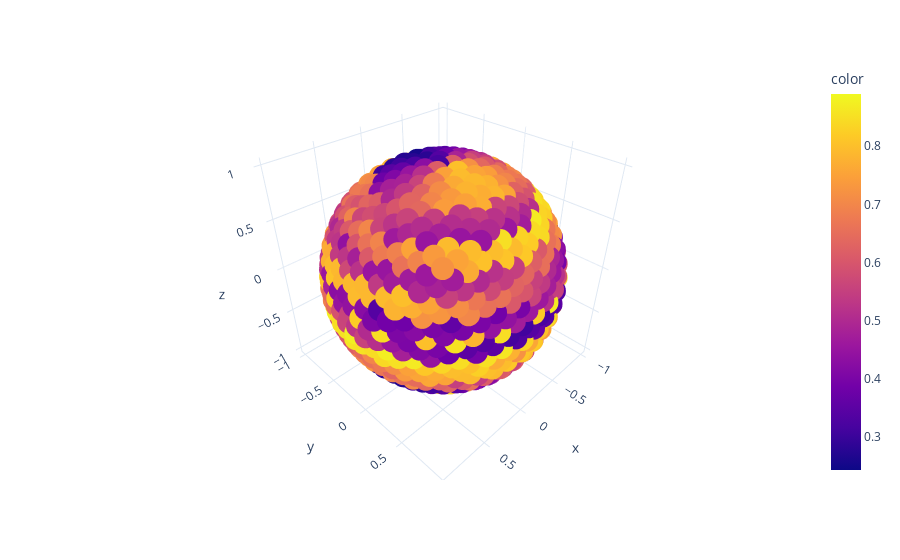

Notebook cell for this chart:
### Code cell
#FIDELITY OF FIRST COPY
# Make data.
thetas=data_sheet["θ"]
phis=data_sheet["ϕ"]
x, y, z = np.cos(phis) * np.sin(thetas), np.sin(phis) * np.sin(thetas), np.cos(thetas);

# Plot the surface. F_measured/F_theory
df = px.data.iris()
fig = px.scatter_3d(df, x, y, z, color=data_sheet.prob_0, template="plotly_white")

fig.show()
print("Number of points: ", len(x))
print("Average fidelity: ", np.average(data_sheet.prob_0))
print("Standard deviation: ", np.std(data_sheet.prob_0))

### Figure 1 — Plotly figure (JSON) as saved in the notebook; plotly's stock layout.template omitted (floating-point values rounded to 4 significant figures; data arrays with more than 128 entries replaced by an {"elided": "..."} marker saying what was removed)
{"data": [{"hovertemplate": "x=%{x}<br>y=%{y}<br>z=%{z}<br>color=%{marker.color}<extra></extra>", "legendgroup": "", "marker": {"color": {"elided": "1000 float values"}, "coloraxis": "coloraxis", "symbol": "circle"}, "mode": "markers", "name": "", "scene": "scene", "showlegend": false, "type": "scatter3d", "x": {"elided": "1000 float values"}, "y": {"elided": "1000 float values"}, "z": {"elided": "1000 float values"}}], "layout": {"coloraxis": {"colorbar": {"title": {"text": "color"}}, "colorscale": [[0, "#0d0887"], [0.1111, "#46039f"], [0.2222, "#7201a8"], [0.3333, "#9c179e"], [0.4444, "#bd3786"], [0.5556, "#d8576b"], [0.6667, "#ed7953"], [0.7778, "#fb9f3a"], [0.8889, "#fdca26"], [1, "#f0f921"]]}, "legend": {"tracegroupgap": 0}, "margin": {"t": 60}, "scene": {"domain": {"x": [0, 1], "y": [0, 1]}, "xaxis": {"title": {"text": "x"}}, "yaxis": {"title": {"text": "y"}}, "zaxis": {"title": {"text": "z"}}}}}
